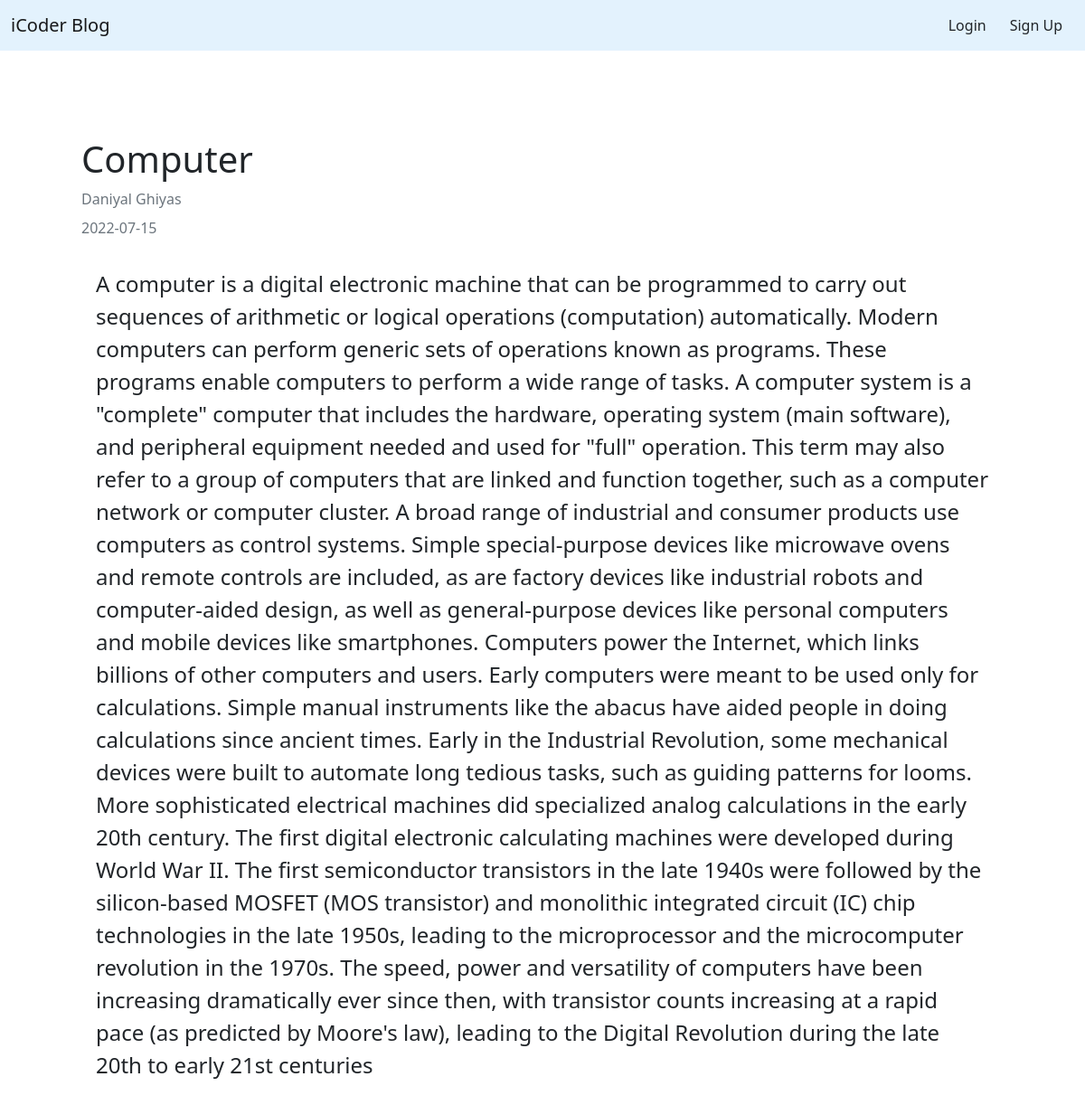
Page /detailBlog/3 on the committed database.
### blog/models.py (models this page shows)
class Blog(models.Model):
    blog_title = models.CharField(max_length=100)
    publish_Date = models.CharField(max_length=12)
    auther_name = models.CharField(max_length=20)
    blog_content = models.TextField()

### iCoderBlog/views.py (the view)
# urls.py: path('detailBlog/<id>', detailBlog),
def detailBlog(request, id):
    blog_Info = Blog.objects.get(id=id)
    data = {"BlogInfo": blog_Info}
    return render(request, 'detail.html', data)

### template/detail.html
{% extends 'base.html' %}
{% block content %}
<div class="container">
    <div class="row mt-5 p-5">
        <div class="col">
            <h3 class="fs-1">
                {{BlogInfo.blog_title}}
            </h3>
            <p class="card-subtitle mb-2 text-muted">
                {{BlogInfo.auther_name}}
            </p>
            <p class="card-subtitle mb-2 text-muted">
                {{BlogInfo.publish_Date}}
            </p>
            <p class="fs-4 mt-3 p-3">
                {{BlogInfo.blog_content}}
            </p>
        </div>
    </div>
</div>
{% endblock %}

### rows in the picture
Blog: blog_title "Computer", auther_name "Daniyal Ghiyas", publish_Date "2022-07-15", blog_content "A computer is a digital electronic machine that can be programmed to carry out sequences of arithmetic or logical operations (computation) automatically. Modern computers can perform generic sets of operations known as programs. These programs enable computers to perform a wide range of tasks. A computer system is a \"complete\" computer that includes the hardware, operating system (main software), and peripheral equipment needed and used for \"full\" operation. This term may also refer to a group of computers that are linked and function together, such as a computer network or computer cluster. A broad range of industrial and consumer products use computers as control systems. Simple…"
